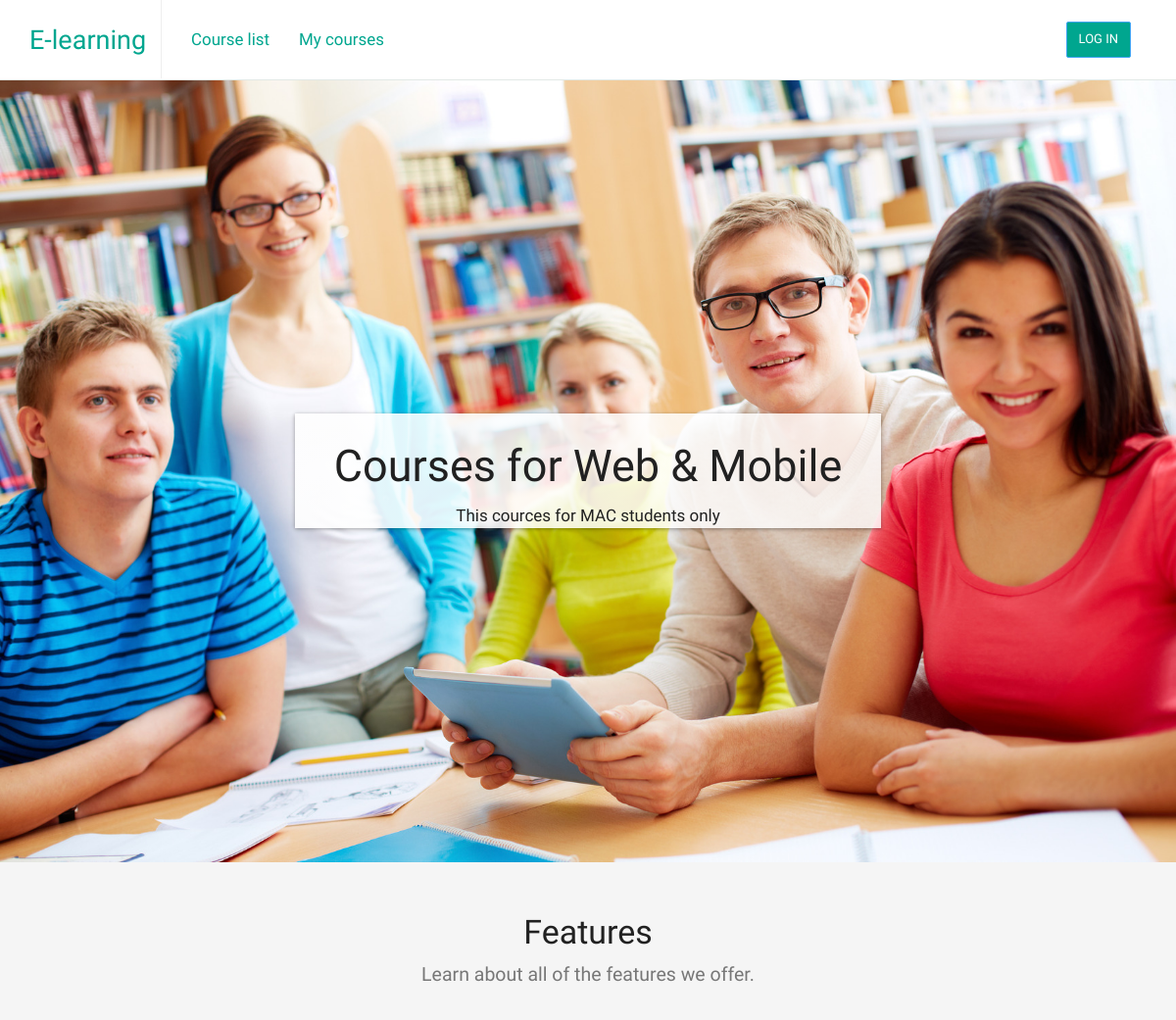
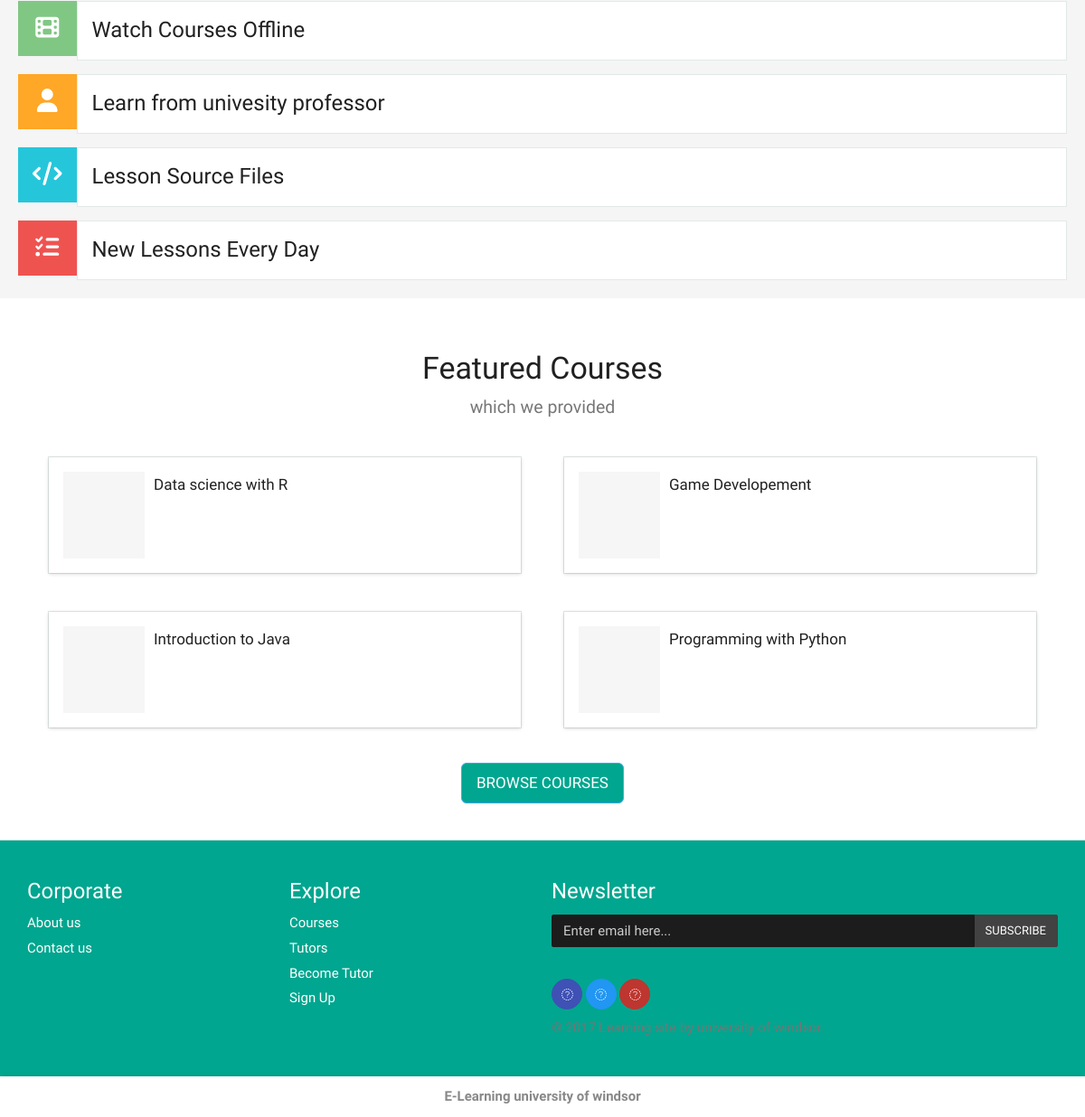
The app's page /myapp/index with its own data (2 pictures, top to bottom).
### myapp/models.py (models this page shows, shortened)
class Course(models.Model):
    owner = models.ForeignKey(User, related_name='courses_created')
    course_no=models.IntegerField(primary_key=True)
    subject = models.ForeignKey(Subject, related_name='courses')
    title = models.CharField(max_length=200)
    slug = models.SlugField(max_length=200, unique=True)
    overview = models.TextField()
    created = models.DateTimeField(auto_now_add=True)
    students = models.ManyToManyField(Student,
                                      related_name='courses_enrolled',
                                      blank=True)
    image = models.FileField(upload_to='images', null=True, blank=True)
    class Meta:
        ordering = ('-created',)

### myapp/views.py (the view)
def index(request):
    courselist = Course.objects.all().order_by('title')[:10]
    return render(request, 'myapp/index.html', {'courselist': courselist})

### myapp/templates/myapp/index.html (shortened to what this page needs)
<!DOCTYPE html>
{% load staticfiles %}
<html class="transition-navbar-scroll top-navbar-xlarge bottom-footer" lang="en">
<head>
  <link href="{% static 'myapp/css/vendor/all.css' %}" rel="stylesheet" >
  <link href="{% static 'myapp/css/app/app.css' %}" rel="stylesheet">
</head>
<body>
  <div class="navbar navbar-default navbar-fixed-top navbar-size-large navbar-size-xlarge paper-shadow" data-z="0" data-animated role="navigation">
    <div class="container">
      <div class="navbar-header">
        <div class="navbar-brand navbar-brand-logo">
          <a class="svg" href="index.html" style="width: auto">
              <h2 style="color: #00a68f">E-learning</h2>
          </a>
        </div>
      </div>
      <div class="collapse navbar-collapse" id="main-nav">
        <ul class="nav navbar-nav navbar-nav-margin-left">
        <li class="active"><a href="{% url 'myapp:directory_grid' %}" style="color: #00a68f">Course list<span class="sr-only">(current)</span></a></li>
 <li class=""><a href="{% url 'myapp:mycourses' %}" style="color: #00a68f">My courses</a></li>
        </ul>
        <div class="navbar-right">
          <a href="{% url 'myapp:user_login' %}" class="navbar-btn btn btn-primary" style="background-color: #00a68f">Log In</a>
        </div>
      </div>
    </div>
  </div>
  <div class="parallax cover overlay cover-image-full home">
    <img class="parallax-layer" src="{%  static 'myapp/images/photodune-4161018-group-of-students-m.jpg' %}" alt="Learning Cover" />
    <div class="parallax-layer overlay overlay-full overlay-bg-white bg-transparent" data-speed="8" data-opacity="true">
      <div class="v-center">
        <div class="page-section overlay-bg-white-strong relative paper-shadow" data-z="1">
          <h1 class="text-display-2 margin-v-0-15 display-inline-block">Courses for Web &amp; Mobile</h1>
          <p class="text-subhead">This cources for MAC students only </p>
        </div>
      </div>
    </div>
  </div>
  <div class="container">
    <div class="page-section-heading">
      <h2 class="text-display-1">Features</h2>
      <p class="lead text-muted">Learn about all of the features we offer.</p>
    </div>
    <div class="row" data-toggle="gridalicious">
      <div class="media">
        <div class="media-left padding-none">
          <div class="bg-green-300 text-white">
            <div class="panel-body">
              <i class="fa fa-film fa-2x fa-fw"></i>
            </div>
          </div>
        </div>
        <div class="media-body">
          <div class="panel panel-default">
            <div class="panel-body">
              <div class="text-headline">Watch Courses Offline</div>
            </div>
          </div>
        </div>
      </div>
      <div class="media">
        <div class="media-left padding-none">
          <div class="bg-orange-400 text-white">
            <div class="panel-body">
              <i class="fa fa-user fa-2x fa-fw"></i>
            </div>
          </div>
        </div>
        <div class="media-body">
          <div class="panel panel-default">
            <div class="panel-body">
              <div class="text-headline">Learn from univesity professor</div>
            </div>
          </div>
        </div>
      </div>
      <div class="media">
        <div class="media-left padding-none">
          <div class="bg-cyan-400 text-white">
            <div class="panel-body">
              <i class="fa fa-code fa-2x fa-fw"></i>
            </div>
          </div>
        </div>
        <div class="media-body">
          <div class="panel panel-default">
            <div class="panel-body">
              <div class="text-headline">Lesson Source Files</div>
            </div>
          </div>
        </div>
      </div>
      <div class="media">
        <div class="media-left padding-none">
          <div class="bg-red-400 text-white">
            <div class="panel-body">
              <i class="fa fa-tasks fa-2x fa-fw"></i>
            </div>
          </div>
        </div>
        <div class="media-body">
          <div class="panel panel-default">
            <div class="panel-body">
              <div class="text-headline">New Lessons Every Day</div>
            </div>
          </div>
        </div>
      </div>
    </div>
  </div>
  <br/>
  <div class="page-section bg-white">
    <div class="container">
      <div class="text-center">
        <h3 class="text-display-1">Featured Courses</h3>
        <p class="lead text-muted">which we provided</p>
      </div>
      <br/>
  {% if courselist %}
 {% for course in courselist %}
<div class="col-md-6">
      <div class="slick-basic slick-slider" data-items="2" data-items-lg="3" data-items-md="2" data-items-sm="1" data-items-xs="1">
        <div class="item">
          <div class="panel panel-default paper-shadow" data-z="0.5" data-hover-z="1" data-animated>
            <div class="panel-body">
              <div class="media media-clearfix-xs-min">
                <div class="media-left">
                  <div class="cover width-90 width-100pc-xs overlay cover-image-full hover">
                    <span class="overlay overlay-full padding-none icon-block s90 bg-default">
                    </span>
                  </div>
                </div>
                <div class="media-body">
                    <h4 class="media-heading margin-v-5-3"><a href="/myapp/{{ course.course_no }}">{{ course.title }}</a></h4>
                </div>
                </div>
            </div>
          </div>
        </div>
      </div>
     </div>
{% endfor %}
  {%  endif %}
      <div class="text-center">
        <br/>
        <a class="btn btn-lg btn-primary" href="{% url 'myapp:directory_list' %}" style="background-color: #00a68f">Browse Courses</a>
      </div>
    </div>
  </div>
  <section class="footer-section" style="background-color: #00a68f"">
    <div class="container">
      <div class="row">
        <div class="col-sm-6 col-md-3">
          <h4 class="text-headline text-light" style="color: white">Corporate</h4>
          <ul class="list-unstyled">
            <li><a href="#" style="color: white">About us</a></li>
            <li><a href="#" style="color: white">Contact us</a></li>
          </ul>
        </div>
        <div class="col-sm-6 col-md-3">
          <h4 class="text-headline text-light" style="color: white">Explore</h4>
          <ul class="list-unstyled">
            <li><a href="" style="color: white">Courses</a></li>
            <li><a href="" style="color: white">Tutors</a></li>
            <li><a href="" style="color: white">Become Tutor</a></li>
            <li><a href=" " style="color: white">Sign Up</a></li>
          </ul>
        </div>
        <div class="col-xs-12 col-md-6">
          <h4 class="text-headline text-light" style="color: white">Newsletter</h4>
          <div class="form-group">
            <div class="input-group">
              <input type="text" class="form-control" placeholder="Enter email here...">
              <span class="input-group-btn">
								<button class="btn btn-grey-800" type="button">Subscribe</button>
							  </span>
            </div>
          </div>
          <br/>
          <p>
            <a href="#" class="btn btn-indigo-500 btn-circle"><i class="fa fa-facebook"></i></a>
            <a href="#" class="btn btn-blue-500 btn-circle"><i class="fa fa-twitter"></i></a>
            <a href="#" class="btn btn-danger btn-circle"><i class="fa fa-google-plus"></i></a>
          </p>
          <p class="text-subhead">
          </p>
        </div>
      </div>
    </div>
  <footer class="footer">
    <strong>E-Learning university of windsor </strong>
  </footer>
</body>
</html>

### records on screen
Course: title "Data science with R"
Course: title "Game Developement"
Course: title "Introduction to Java"
Course: title "Programming with Python"
